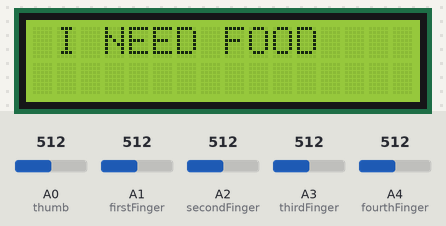
A sketch run on a simulated Arduino Uno, built with avr-gcc and run on an emulated ATmega328P. Parts: 16×2 character LCD. Inputs (shaded band) come from the test bench; at power-on: A0 (thumb) = 512, A1 (firstFinger) = 512, A2 (secondFinger) = 512, A3 (thirdFinger) = 512, A4 (fourthFinger) = 512.

Above: at 1.2 s.
1.3 s: A0 (thumb) set to 22
2.8 s: A0 (thumb) set to 18
At 3.5 s:
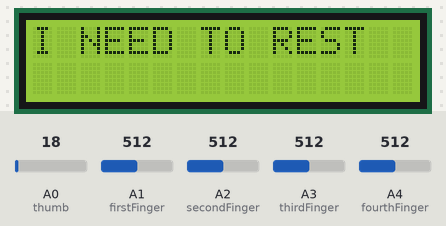
4.5 s: A1 (firstFinger) set to 21
6.0 s: A1 (firstFinger) set to 18
At 6.8 s:
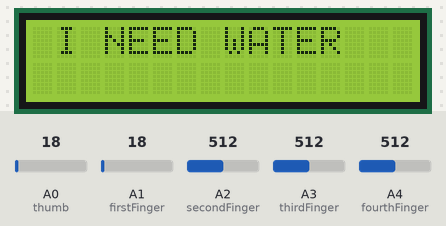
7.6 s: A2 (secondFinger) set to 22
9.1 s: A2 (secondFinger) set to 18
At 10.2 s:
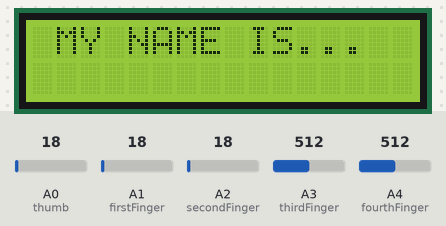
Timing chart, 0 to 11.6 s (numbered marks = the images above; inputs shaded):
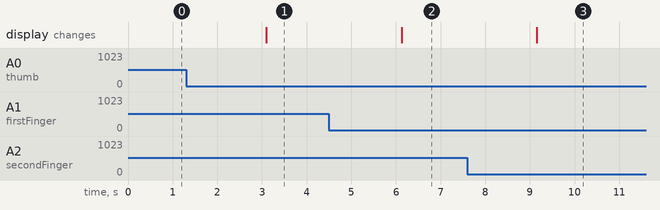

Measured:
- the behaviour switches between 20 and 19 on A0 (thumb) (found by bisection; images 0 and 1)
- the behaviour switches between 20 and 19 on A1 (firstFinger) (found by bisection; images 1 and 2)
- the behaviour switches between 20 and 19 on A2 (secondFinger) (found by bisection; images 2 and 3)
- after the input at 1.3 s, every drawn part: stays the same
- after the input at 2.8 s, the display: changes after 0.30 s (image 1)
- after the input at 4.5 s, every drawn part: stays the same
- after the input at 6.0 s, the display: changes after 0.12 s (image 2)
- after the input at 7.6 s, every drawn part: stays the same
- after the input at 9.1 s, the display: changes after 0.05 s (image 3)

The sketch:

sign_language_translator.ino
```cpp
int thumb = A0;
int firstFinger = A1;
int secondFinger = A2;
int thirdFinger = A3;
int fourthFinger = A4;
#include<LiquidCrystal.h>
LiquidCrystal lcd(12,11,5,4,3,2);

void setup()
{
  pinMode(thumb,INPUT);
  pinMode(firstFinger,INPUT);
  pinMode(secondFinger,INPUT);
  pinMode(thirdFinger,INPUT);
  pinMode(fourthFinger,INPUT);
  lcd.begin(16,2);
}

void loop()
{
  int thumb_finger = analogRead(thumb);
  int first_finger = analogRead(firstFinger);
  int second_finger = analogRead(secondFinger);
  int third_finger = analogRead(thirdFinger);
  int fourth_finger = analogRead(fourthFinger);

  if(thumb_finger >= 20)
  {
    lcd.clear();
    lcd.setCursor(1,0);
    lcd.println("I NEED FOOD");
    delay(500);
  }

  else if(first_finger>=20)
  {
    lcd.clear();
    lcd.setCursor(0,0);
    lcd.println("I NEED TO REST");
    delay(500);
  }

  else if(second_finger>=20)
  {
    lcd.clear();
    lcd.setCursor(1,0);
    lcd.println("I NEED WATER");
    delay(500);

  }

  else if(third_finger>=20)
  {
    lcd.clear();
    lcd.setCursor(1,0);
    lcd.println("MY NAME IS...");
    delay(500);
  }

  else if(fourth_finger>=20)
  {
    lcd.clear();
    lcd.setCursor(1,0);
    lcd.println("I AM FROM TZ");
    delay(500);
  }

  else
  {
    lcd.clear();
    lcd.setCursor(1,0);
    lcd.println("NOTHING");
    delay(100);
  }
}
```
